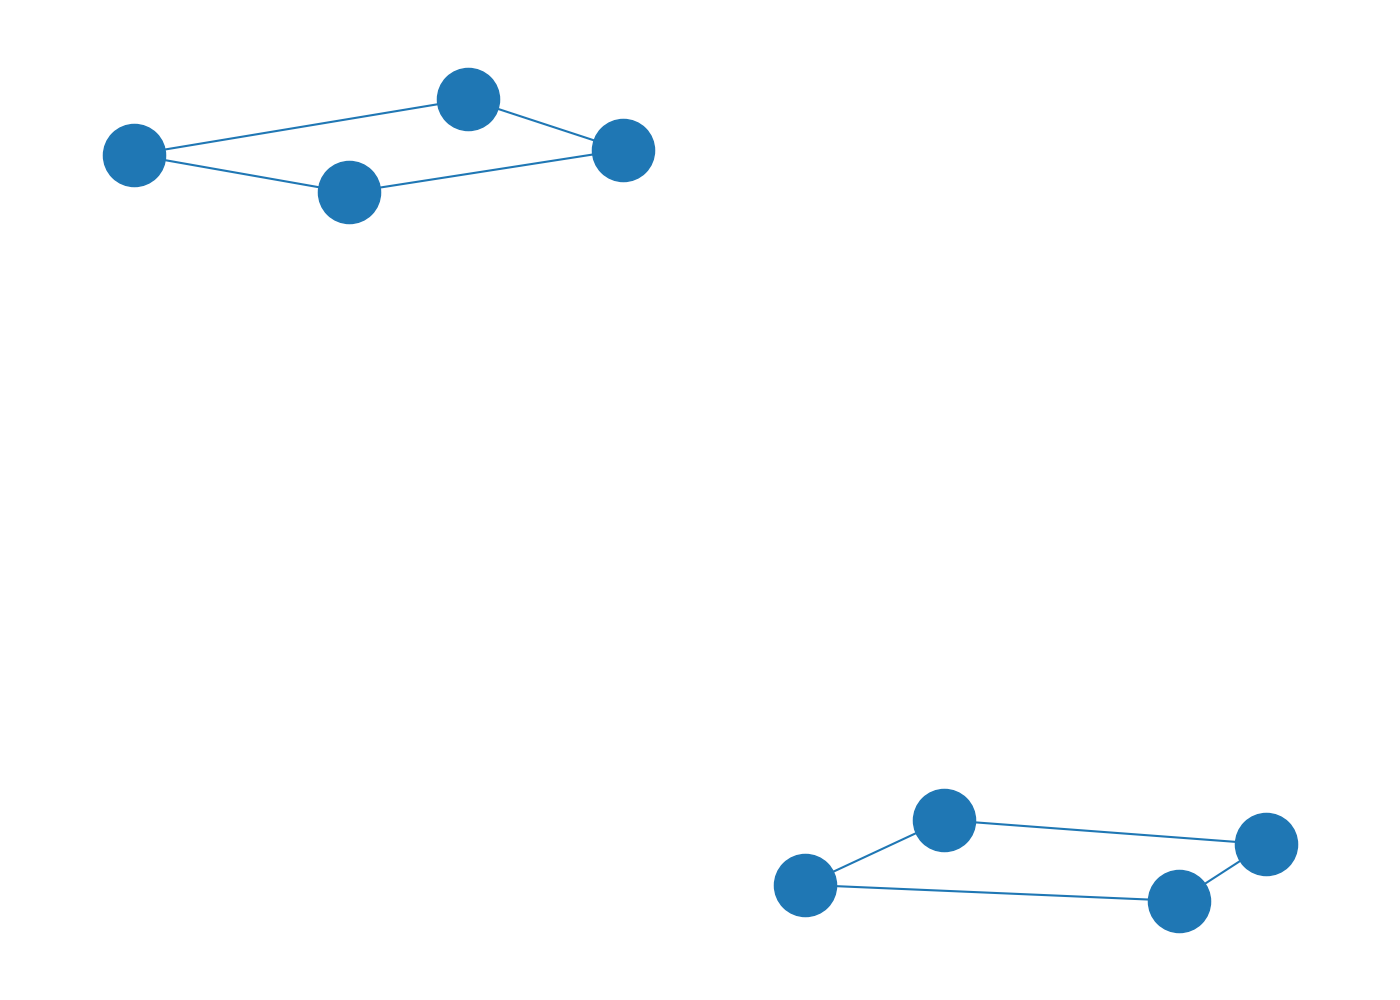

Source code (Python):
import matplotlib.pyplot as plt
import networkx as nx

nodes = [
    "Elven Forest", "Dwarven Mines", "Human Kingdom",
    "Orc Camp", "Wizard Tower", "Goblin Lair",
    "Dragon's Den", "Necromancer's Crypt"
]

# Manually altering the content within certain data groups
edges = {
    ("Elven Forest", "Dragon's Den"): {'relation': 'Ally', 'weight': 5},
    ("Dwarven Mines", "Orc Camp"): {'relation': 'Conflict', 'weight': 4},
    ("Human Kingdom", "Goblin Lair"): {'relation': 'Neutral', 'weight': 6},
    ("Wizard Tower", "Necromancer's Crypt"): {'relation': 'Conflict', 'weight': 3},
    ("Goblin Lair", "Dragon's Den"): {'relation': 'Neutral', 'weight': 4},
    ("Elven Forest", "Human Kingdom"): {'relation': 'Alliance', 'weight': 2},
    ("Necromancer's Crypt", "Dwarven Mines"): {'relation': 'Ally', 'weight': 5},
    ("Orc Camp", "Wizard Tower"): {'relation': 'Alliance', 'weight': 3}
}

G = nx.Graph()
G.add_nodes_from(nodes)
for (start, end), attrs in edges.items():
    G.add_edge(start, end, **attrs)

pos = nx.spring_layout(G, seed=42)
plt.figure(figsize=(14, 10))

consistent_color = '#1f77b4'

nx.draw_networkx_nodes(G, pos, node_size=2000, node_color=consistent_color, edgecolors=consistent_color)

nx.draw_networkx_edges(G, pos, edgelist=edges.keys(), width=1.5, edge_color=consistent_color)

plt.axis('off')
plt.tight_layout()

plt.show()
